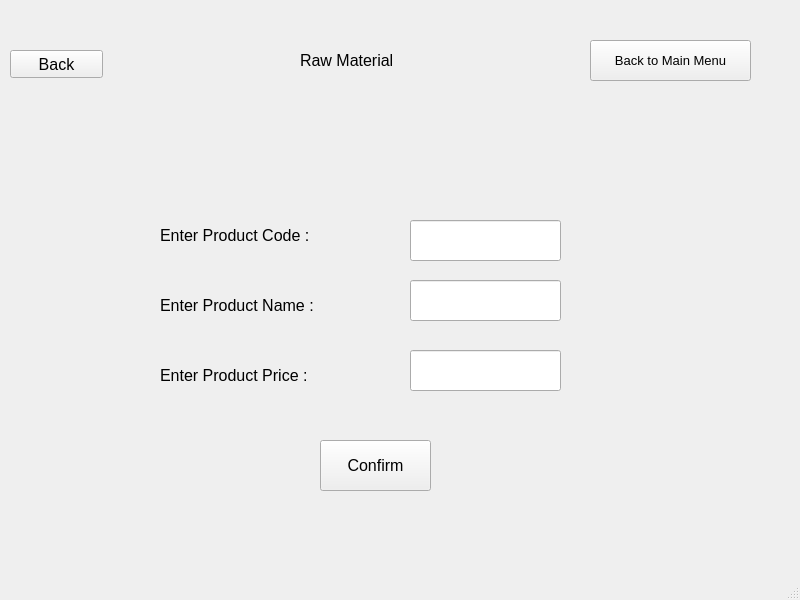
<?xml version="1.0" encoding="UTF-8"?>
<ui version="4.0">
 <class>MainWindow</class>
 <widget class="QMainWindow" name="MainWindow">
  <property name="geometry">
   <rect>
    <x>0</x>
    <y>0</y>
    <width>800</width>
    <height>600</height>
   </rect>
  </property>
  <property name="windowTitle">
   <string>MainWindow</string>
  </property>
  <widget class="QWidget" name="centralwidget">
   <widget class="QPushButton" name="back_add_rm">
    <property name="geometry">
     <rect>
      <x>10</x>
      <y>50</y>
      <width>93</width>
      <height>28</height>
     </rect>
    </property>
    <property name="font">
     <font>
      <pointsize>12</pointsize>
     </font>
    </property>
    <property name="text">
     <string>Back</string>
    </property>
   </widget>
   <widget class="QLabel" name="label_4">
    <property name="geometry">
     <rect>
      <x>160</x>
      <y>280</y>
      <width>201</width>
      <height>51</height>
     </rect>
    </property>
    <property name="font">
     <font>
      <pointsize>12</pointsize>
     </font>
    </property>
    <property name="text">
     <string>Enter Product Name : </string>
    </property>
   </widget>
   <widget class="QLabel" name="label_3">
    <property name="geometry">
     <rect>
      <x>300</x>
      <y>40</y>
      <width>151</width>
      <height>41</height>
     </rect>
    </property>
    <property name="font">
     <font>
      <pointsize>12</pointsize>
     </font>
    </property>
    <property name="text">
     <string>Raw Material</string>
    </property>
   </widget>
   <widget class="QPushButton" name="rm_new_delete_confirm">
    <property name="geometry">
     <rect>
      <x>320</x>
      <y>440</y>
      <width>111</width>
      <height>51</height>
     </rect>
    </property>
    <property name="font">
     <font>
      <pointsize>12</pointsize>
     </font>
    </property>
    <property name="text">
     <string>Confirm</string>
    </property>
   </widget>
   <widget class="QLineEdit" name="new_rm_delete_product_code">
    <property name="geometry">
     <rect>
      <x>410</x>
      <y>220</y>
      <width>151</width>
      <height>41</height>
     </rect>
    </property>
    <property name="font">
     <font>
      <pointsize>12</pointsize>
     </font>
    </property>
   </widget>
   <widget class="QLineEdit" name="new_rm_delete_product_name">
    <property name="geometry">
     <rect>
      <x>410</x>
      <y>280</y>
      <width>151</width>
      <height>41</height>
     </rect>
    </property>
    <property name="font">
     <font>
      <pointsize>12</pointsize>
     </font>
    </property>
   </widget>
   <widget class="QLineEdit" name="new_rm_delete_product_price">
    <property name="geometry">
     <rect>
      <x>410</x>
      <y>350</y>
      <width>151</width>
      <height>41</height>
     </rect>
    </property>
    <property name="font">
     <font>
      <pointsize>12</pointsize>
     </font>
    </property>
   </widget>
   <widget class="QLabel" name="label_6">
    <property name="geometry">
     <rect>
      <x>160</x>
      <y>350</y>
      <width>201</width>
      <height>51</height>
     </rect>
    </property>
    <property name="font">
     <font>
      <pointsize>12</pointsize>
     </font>
    </property>
    <property name="text">
     <string>Enter Product Price : </string>
    </property>
   </widget>
   <widget class="QLabel" name="label_5">
    <property name="geometry">
     <rect>
      <x>160</x>
      <y>210</y>
      <width>201</width>
      <height>51</height>
     </rect>
    </property>
    <property name="font">
     <font>
      <pointsize>12</pointsize>
     </font>
    </property>
    <property name="text">
     <string>Enter Product Code :</string>
    </property>
   </widget>
   <widget class="QPushButton" name="pushButton">
    <property name="geometry">
     <rect>
      <x>590</x>
      <y>40</y>
      <width>161</width>
      <height>41</height>
     </rect>
    </property>
    <property name="font">
     <font>
      <pointsize>10</pointsize>
     </font>
    </property>
    <property name="text">
     <string>Back to Main Menu</string>
    </property>
   </widget>
  </widget>
  <widget class="QStatusBar" name="statusbar"/>
 </widget>
 <resources/>
 <connections/>
</ui>
